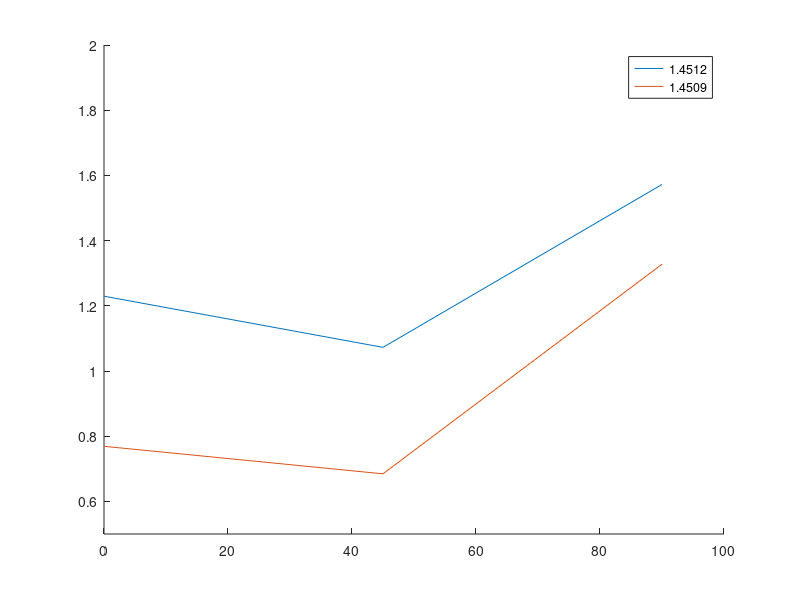

Write the MATLAB code that produced this figure. (Note: this script raises an error after producing the figure.)
clc
clear all
close all
limit=1.5;
R=[1.2295 1.0725 1.5722; % R para o Material 1.4512 1.2[mm] com ângulo crescente
   0.7690 0.6846 1.3276]; % R para o Material 1.4509 3.0[mm] com ângulo crescente
Sy=[291.63 301.8 310.4;
    354.48 382.48 382.9];
p=[0.914552 0.861786];

for i=1:2
SyNorm(i,:)=Sy(i,:)./Sy(i,1);
end

%% Plot Degree in Function of the Anisotropy
Degree=[0,45,90];
figure (1)
hold on
plot(Degree,R(1,:),Degree,R(2,:));
ylim([0.5 2])
legend('1.4512','1.4509')
hold off

theta=deg2rad(90:1:180);
for i=1:2
%% Calculate relevant info like Rm and Delta_R
Rm(i)=(R(i,1)+2*R(i,2)+R(i,3))/4;
Delta_R(i)=(R(i,1)-2*R(i,2)+R(i,3))/2;

%% Plotting Von Mises
syms x y % x=sigma1; y=sigma2
YF=sqrt((x^2+y^2+(x-y)^2)/2)/Sy(i,1);

figure ((i-1)*3+2)
grid on
hold on
%Mises = fcontour(YF,'k',"LineStyle","-.",'LevelList',1);
Mises = fcontour(YF,'k',"LineStyle","-",'LevelList',1/Sy(i,1),'LineWidth',1.5);
Mises.YRange = [-limit,limit];
Mises.XRange = [-limit,limit];

%% Plotting Hill48

%% 0 degrees
H1=(R(i,3))/((1+R(i,3))*(SyNorm(i,3))^2);
F1=H1/R(i,3);
G1=(1/(SyNorm(i,1))^2)-H1;
N1=(2/SyNorm(i,2))-(G1+F1)/2;
YF0=((G1+H1)*x^2+(F1+H1)*y^2-2*H1*x*y);

% Hill0 = fcontour(YF0,'r','LevelList',Sy(i,1)^2);
Hill0 = fcontour(YF0,'r-.','LevelList',1,'LineWidth',1.5);
Hill0.YRange = [-limit,limit];
Hill0.XRange = [-limit,limit];

%% 90 degrees
H2=(R(i,1))/((1+R(i,1))*(SyNorm(i,1))^2);
G2=H2/R(i,1);
F2=(1/(SyNorm(i,3))^2)-H2;
N2=(2/SyNorm(i,2))-(G2+F2)/2;
YF90=(G2+H2)*x^2+(F2+H2)*y^2-2*H2*x*y; % This is the rotated one (F2 with G2)

% Hill90 = fcontour(YF90,'g','LevelList', Sy(i,1)^2);
Hill90 = fcontour(YF90,'g--','LevelList', 1,'LineWidth',1.5);

% From Anisotropy Ratio

G3=(1/(R(i,1)+1));
H3=(R(i,1)*G3);
F3=(H3/(R(i,3)));
N3=(1/2)*((R(i,1)+R(i,3))*(2*R(i,2)+1)/((R(i,3))*(R(i,1)+1)));

YFAnisotropy=(G3+H3)*x^2+(F3+H3)*y^2-2*H3*x*y;
% HillAnisotropy = fcontour(YFAnisotropy,'b','LevelList',Sy(i,1)^2);
HillAnisotropy = fcontour(YFAnisotropy,'b:','LevelList',1,'LineWidth',1.5);

%% Barlat - FromAnisotropy

a=2-2*sqrt((R(i,1)/(1+R(i,1)))*(R(i,3)/(1+R(i,3))));
c=2-a;
h=sqrt((R(i,1)/(1+R(i,1)))*((1+R(i,3))/R(i,3)));
m=6;
K1=(x+h*y)/2;
K2=sqrt(((x-h*y)/2)^2);
YFBarlat=a*(K1+K2)^m + a*(K1-K2)^m + c*(2*K2)^m;
% BarlatAnisotropy = fcontour(YFBarlat,'y','LevelList',2*Sy(i,1)^m);
BarlatAnisotropy = fcontour(YFBarlat,'m-','LevelList',2,'LineWidth',1.5);

xlim([-2 2])
ylim([-2 2])

%% Barlat

a2=2-2*sqrt((R(i,1)/(1+R(i,1)))*(R(i,3)/(1+R(i,3))));
c2=2-a;
h2=Sy(i,1)/Sy(i,3);

%% Experimental Results
scatter([SyNorm(i,1),0],[0,SyNorm(i,3)])
legend({'Von Mises','Hill48-FromStress0','Hill48-FromStress90','Hill48-FromAnisotropy','Barlat89-FromAnisotropy','ExperimentalYield'},'Location','southwest','NumColumns',2)
xlabel('Principal Stress 1')
ylabel('Principal Stress 2')
set(gca,'fontname','times','FontSize',12)
grid on
hold off

figure ((i)*3)
hold on
grid on
MethodForVonMises2(Sy(i,:));
[R1,S1]=MethodForHillYield2(Sy(i,:),G1,F1,H1,N1);
[R2,S2]=MethodForHillYield2(Sy(i,:),G2,F2,H2,N2);
[R3,S3]=MethodForHillYield2(Sy(i,:),G3,F3,H3,N3);
[R4,S4,sigma_xxBarlat,sigma_yyBarlat]=MethodForBarlat2(Sy(i,:),a,c,h,R(i,:),p(i));
S4=S4/Sy(i,1);
table([R1(1);R2(1);R3(1);R4(1);mean([R1(1),R2(1),R3(1),R4(1)]);std([R1(1),R2(1),R3(1),R4(1)])], ...
      [R1(1)-R(i,1);R2(1)-R(i,1);R3(1)-R(i,1);R4(1)-R(i,1);mean([R1(1)-R(i,1),R2(1)-R(i,1),R3(1)-R(i,1),R4(1)-R(i,1)]);std([R1(1)-R(i,1),R2(1)-R(i,1),R3(1)-R(i,1),R4(1)-R(i,1)])], ...
      [R1(2);R2(2);R3(2);R4(2);mean([R1(2),R2(2),R3(2),R4(2)]);std([R1(2),R2(2),R3(2),R4(2)])], ...
      [R1(2)-R(i,2);R2(2)-R(i,2);R3(2)-R(i,2);R4(2)-R(i,2);mean([R1(2)-R(i,2),R2(2)-R(i,2),R3(2)-R(i,2),R4(2)-R(i,2)]);std([R1(2)-R(i,2),R2(2)-R(i,2),R3(2)-R(i,2),R4(2)-R(i,2)])], ...
      [R1(3);R2(3);R3(3);R4(3);mean([R1(3),R2(3),R3(3),R4(3)]);std([R1(3),R2(3),R3(3),R4(3)])], ...
      [R1(3)-R(i,3);R2(3)-R(i,3);R3(3)-R(i,3);R4(3)-R(i,3);mean([R1(3)-R(i,3),R2(3)-R(i,3),R3(3)-R(i,3),R4(3)-R(i,3)]);std([R1(3)-R(i,3),R2(3)-R(i,3),R3(3)-R(i,3),R4(3)-R(i,3)])], ...
      [sqrt((R1(1)-R(i,1))^2+(R1(2)-R(i,2))^2+(R1(3)-R(i,3))^2)/3,sqrt((R2(1)-R(i,1))^2+(R2(2)-R(i,2))^2+(R2(3)-R(i,3))^2)/3,sqrt((R3(1)-R(i,1))^2+(R3(2)-R(i,2))^2+(R3(3)-R(i,3))^2)/3,sqrt((R4(1)-R(i,1))^2+(R4(2)-R(i,2))^2+(R4(3)-R(i,3))^2)/3,0,0]', ...
    'VariableNames',{'r_0','Dev. 1','r_45','Dev. 2','r_90','Dev. 3','Mean Error'}, ...
    'RowNames',{'HillStress0','HillStress90','HillAniso.',' BarlatAniso.','Mean','Std Dev.'})
table([S1(1);S2(1);S3(1);S4(1);mean([S1(1),S2(1),S3(1),S4(1)]);std([S1(1),S2(1),S3(1),S4(1)])], ...
      [S1(1)-SyNorm(i,1);S2(1)-SyNorm(i,1);S3(1)-SyNorm(i,1);S4(1)-SyNorm(i,1);mean([S1(1)-SyNorm(i,1),S2(1)-SyNorm(i,1),S3(1)-SyNorm(i,1),S4(1)-SyNorm(i,1)]);std([S1(1)-SyNorm(i,1),S2(1)-SyNorm(i,1),S3(1)-SyNorm(i,1),S4(1)-SyNorm(i,1)])], ...
      [S1(2);S2(2);S3(2);S4(2);mean([S1(2),S2(2),S3(2),S4(2)]);std([S1(2),S2(2),S3(2),S4(2)])], ...
      [S1(2)-SyNorm(i,2);S2(2)-SyNorm(i,2);S3(2)-SyNorm(i,2);S4(2)-SyNorm(i,2);mean([S1(2)-SyNorm(i,2),S2(2)-SyNorm(i,2),S3(2)-SyNorm(i,2),S4(2)-SyNorm(i,2)]);std([S1(2)-SyNorm(i,2),S2(2)-SyNorm(i,2),S3(2)-SyNorm(i,2),S4(2)-SyNorm(i,2)])], ...
      [S1(3);S2(3);S3(3);S4(3);mean([S1(3),S2(3),S3(3),S4(3)]);std([S1(3),S2(3),S3(3),S4(3)])], ...
      [S1(3)-SyNorm(i,3);S2(3)-SyNorm(i,3);S3(3)-SyNorm(i,3);S4(3)-SyNorm(i,3);mean([S1(3)-SyNorm(i,3),S2(3)-SyNorm(i,3),S3(3)-SyNorm(i,3),S4(3)-SyNorm(i,3)]);std([S1(3)-SyNorm(i,3),S2(3)-SyNorm(i,3),S3(3)-SyNorm(i,3),S4(3)-SyNorm(i,3)])], ...
      [sqrt((S1(1)-SyNorm(i,1))^2+(S1(2)-SyNorm(i,2))^2+(S1(3)-SyNorm(i,3))^2)/3,sqrt((S2(1)-SyNorm(i,1))^2+(S2(2)-SyNorm(i,2))^2+(S2(3)-SyNorm(i,3))^2)/3,sqrt((S3(1)-SyNorm(i,1))^2+(S3(2)-SyNorm(i,2))^2+(S3(3)-SyNorm(i,3))^2)/3,sqrt((S4(1)-SyNorm(i,1))^2+(S4(2)-SyNorm(i,2))^2+(S4(3)-SyNorm(i,3))^2)/3,0,0]', ...
    'VariableNames',{'Sy_0','Dev. 1','Sy_45','Dev. 2','Sy_90','Dev. 3','Mean Error'}, ...
    'RowNames',{'HillStress0','HillStress90','HillAniso.',' BarlatAniso.','Mean','Std Dev.'})
table(sqrt((R1(1)-R(i,1))^2+(R1(2)-R(i,2))^2+(R1(3)-R(i,3))^2+(S1(1)-SyNorm(i,1))^2+(S1(2)-SyNorm(i,2))^2+(S1(3)-SyNorm(i,3))^2)/6,...
    sqrt((R2(1)-R(i,1))^2+(R2(2)-R(i,2))^2+(R2(3)-R(i,3))^2+(S2(1)-SyNorm(i,1))^2+(S2(2)-SyNorm(i,2))^2+(S2(3)-SyNorm(i,3))^2)/6,...
    sqrt((R3(1)-R(i,1))^2+(R3(2)-R(i,2))^2+(R3(3)-R(i,3))^2+(S3(1)-SyNorm(i,1))^2+(S3(2)-SyNorm(i,2))^2+(S3(3)-SyNorm(i,3))^2)/6,...
    sqrt((R4(1)-R(i,1))^2+(R4(2)-R(i,2))^2+(R4(3)-R(i,3))^2+(S4(1)-SyNorm(i,1))^2+(S4(2)-SyNorm(i,2))^2+(S4(3)-SyNorm(i,3))^2)/6,...
    'VariableNames',{'HillStress0','HillStress90','HillAniso','BarlatAniso.'}, ...
    'RowNames',{'RMS'})
hlines=get(gca, 'Children');
xlabel('Angle with RD')
ylabel('Normalized Tensile Yield Stress')
set(gca,'fontname','times','FontSize',12)
set(hlines(5),'Color','k','LineStyle','-','LineWidth',1.5)
set(hlines(4),'Color','r','LineStyle','-.','LineWidth',1.5)
set(hlines(3),'Color','g','LineStyle','--','LineWidth',1.5)
set(hlines(2),'Color','b','LineStyle',':','LineWidth',1.5)
set(hlines(1),'Color','m','LineStyle','-','LineWidth',1.5)
plot([0 45 90],[SyNorm(i,1) SyNorm(i,2) SyNorm(i,3)],'Marker','o','LineStyle','none','LineWidth',1.5)
legend({'Von Mises','Hill48-FromStress0','Hill48-FromStress90','Hill48-FromAnisotropy','Barlat89-FromAnisotropy','ExperimentalYield'},'Location','southwest','NumColumns',2)
hold off
Number = get(gcf).Number+1;
figure(Number)
set(gca,'fontname','times','FontSize',12)
grid on
legend({'Hill48-FromStress0','Hill48-FromStress90','Hill48-FromAnisotropy','Barlat89-FromAnisotropy','ExperimentalYield'},'Location','southwest','NumColumns',2)
end


